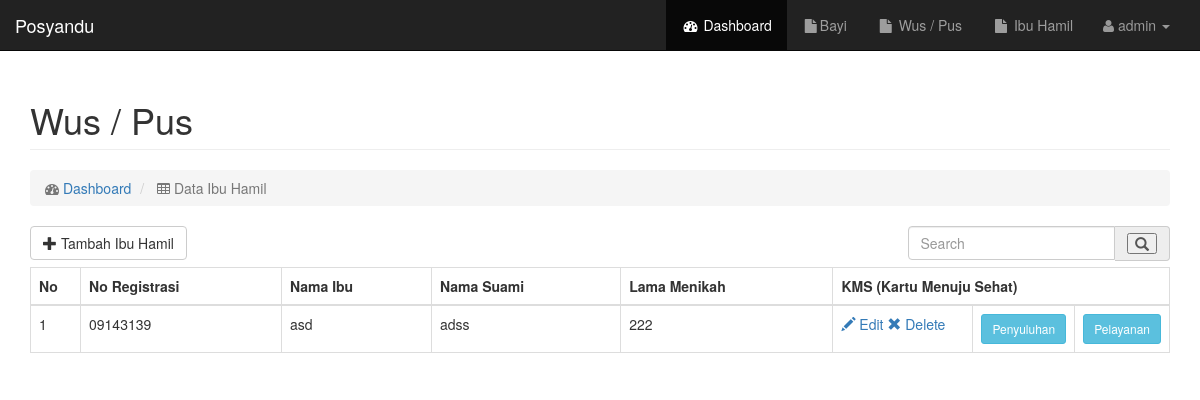
The app's page /admin/bumil.php (signed in) with its own data.
### tables this page shows
CREATE TABLE `bumil` (
  `id_bumil` int(11) NOT NULL,
  `no_reg` varchar(11) NOT NULL,
  `nm_ibu` varchar(30) NOT NULL,
  `nm_suami` varchar(50) NOT NULL,
  `lama_nikah` int(4) NOT NULL,
  `tekanan` int(11) NOT NULL DEFAULT '0',
  `darah` int(11) NOT NULL DEFAULT '0',
  `hipertensi` int(11) NOT NULL DEFAULT '0',
  `cekhamil` int(11) NOT NULL DEFAULT '0',
  `pmt` int(11) NOT NULL DEFAULT '0',
  `tablet` int(11) NOT NULL DEFAULT '0',
  `tetanus` int(11) NOT NULL DEFAULT '0',
  `vita` int(11) NOT NULL DEFAULT '0'
);

### admin/bumil.php (the view, shortened to what this page needs)
<?php
require_once "../config.php";
include "../template/header.php";
include "../template/menu.php";
 ?>
 <?php
$cari = isset($_REQUEST['cari']) ? $_REQUEST['cari'] : '';
if ($cari == ""){
  $sql = " select * from bumil";
}else {
  $sql = "select * from bumil where nm_ibu like '%$cari%'";
}
$que = $conn->prepare($sql);
$que->execute();
$que->setFetchMode(PDO::FETCH_OBJ);
$stmt = $que->fetchAll();
  ?>
<div id="page-wrapper">
<div class="container">
  <div class="row">
      <div class="col-md-12">
          <h1 class="page-header">
              Wus / Pus
          </h1>
          <ol class="breadcrumb">
              <li class="active">
                  <i class="fa fa-dashboard"></i>  <a href="index.php">Dashboard</a>
              </li>
              <li class="active">
                  <i class="fa fa-table"></i> Data Ibu Hamil
              </li>
          </ol>
      </div>
  </div>
  <div class="row">
      <div class="col-md-9">
        <a href="tambahBumil.php" class="btn btn-default btn-md " style="margin-bottom:7px">
        <span class="glyphicon glyphicon-plus" aria-hidden="true"></span> Tambah Ibu Hamil
        </a>
      </div>
      <div class="col-md-3">
        <form action="<?php $_SERVER['PHP_SELF'] ?>" method="get">
          <div class="input-group stylish-input-group">
            <input type="text" class="form-control" name="cari"  placeholder="Search" value="<?= $cari ?>" >
            <span class="input-group-addon">
                <button type="submit" >
                    <span class="glyphicon glyphicon-search"></span>
                </button>
            </span>
          </div>
        </form>
      </div>
  </div>
  <div class="row">
      <div class="col-lg-12">
          <div class="table-responsive">
              <table class="table table-bordered table-hover">
                  <thead>
                      <tr>
                          <th width="50">No</th>
                          <th>No Registrasi</th>
                          <th>Nama Ibu</th>
                          <th>Nama Suami</th>
                          <th>Lama Menikah</th>
                          <th width="200" colspan="3">KMS (Kartu Menuju Sehat)</th>
                      </tr>
                  </thead>
                  <tbody>
                    <?php
                    $no = 0;
                    foreach ($stmt as $q)
                    {
                        $no++;
                        ?>
                      <tr>
                          <td><?= $no ?></td>
                          <td><?= $q->no_reg ?></td>
                          <td><?= $q->nm_ibu ?></td>
                          <td><?= $q->nm_suami ?></td>
                          <td><?= $q->lama_nikah ?></td>
                          <td width="140">
                            <a href="editBumil.php?id_bumil=<?= $q->id_bumil ?>" > <span class="glyphicon glyphicon-pencil" aria-hidden="true"></span> Edit </a>
                            <a href="proBumil.php?action=del&id=<?= $q->id_bumil?> " > <span class="glyphicon glyphicon-remove" aria-hidden="true"></span> Delete </a>
                          </td>
                          <td width="75">
                            <a href="penyuluhanbumil.php?id=<?= $q->id_bumil?>" class="btn btn-info btn-sm">Penyuluhan</a>
                          </td>
                          <td width="75">
                            <a href="pelayananbumil.php?id=<?= $q->id_bumil?>" class="btn btn-info btn-sm">Pelayanan</a>
                          </td>
                      </tr>
                      <?php }?>
                  </tbody>
              </table>
          </div>
      </div>
  </div>
</div>
</div>
<?php include "../template/footer.php"; ?>

### css/sb-admin.css (style rules this page uses)
body { margin-top: 100px; background-color: #222; }
@media (min-width:768px) { body { margin-top: 50px; } }
#page-wrapper { width: 100%; padding: 0; background-color: #fff; }
@media (min-width:768px) { #page-wrapper { padding: 10px; } }

### admin/bumil.php (style rules this page uses)
.container { min-height: 800px; }

### records on screen
bumil: no_reg "09143139", nm_ibu "asd", nm_suami "adss", lama_nikah "222"

### other values on screen
$_SESSION['username'] "admin"
